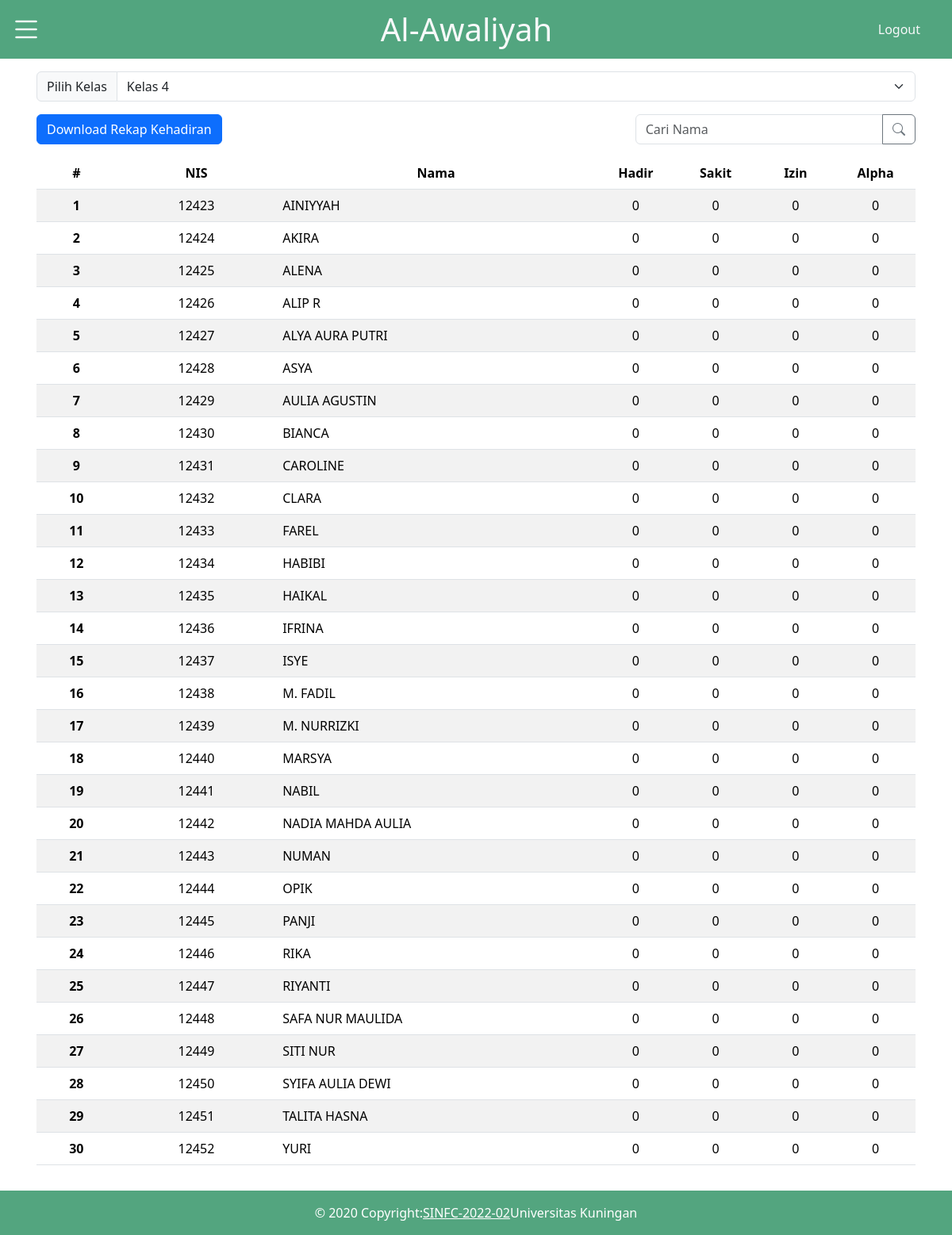
Screenshot of /pages/rekap4.php (signed in) with the database file from the repository.
### tables this page shows
CREATE TABLE `siswa` (
  `nis` varchar(15) NOT NULL,
  `nama` varchar(255) DEFAULT NULL,
  `id_kelas` int DEFAULT NULL
);

### pages/rekap4.php (the view, shortened to what this page needs)
<!DOCTYPE html>
<html lang="en">
<head>
    <link href="https://cdn.jsdelivr.net/npm/bootstrap@5.3.2/dist/css/bootstrap.min.css" rel="stylesheet">
    <link rel="stylesheet" href="https://cdn.jsdelivr.net/npm/bootstrap-icons@1.11.2/font/bootstrap-icons.min.css">
    <link rel="stylesheet" href="../css/style.css">
</head>
<body>
    <nav>
        <div class="topnav bg-success bg-opacity-75">
            <div class="row w-100">
                <div class="col col-2">
                    <div class="burger">
                        <a class="btn btn-link" data-bs-toggle="offcanvas" href="#offcanvas" role="button">
                            <i class="bi bi-list text-white fs-1"></i>
                        </a>
                    </div>
                </div>
                <div class="col d-flex justify-content-center align-items-center">
                    <h1 class="text-light m-2">Al-Awaliyah</h1>
                </div>
                <div class="col col-2 d-flex justify-content-end align-items-center">
                    <a class="link-offset-2 link-offset-3-hover link-underline link-underline-opacity-0 link-underline-opacity-75-hover text-light me-3 " href="../action/logout.php">Logout</a>
                </div>
            </div>
        </div>
    </nav>
    <div class="container p-3">
      <div class="input-group mb-3">
        <label class="input-group-text" for="inputGroupSelect01">Pilih Kelas</label>
        <select class="form-select" id="inputGroupSelect01" name="kelas">
          <option value="4" selected>Kelas 4</option>
        </select>
      </div>
      <div class="row">
        <div class="col">
          <a href="../action/sheet.php?kelas=7">
              <button class="btn btn-primary">Download Rekap Kehadiran</button>
          </a>
        </div>
        <div class="col col-4 ms-auto">
          <div class="input-group mb-3">
            <input id="search" type="text" class="form-control" placeholder="Cari Nama" aria-label="Recipient's username" aria-describedby="button-addon2">
            <button class="btn btn-outline-secondary" type="button" id="button-addon2">
              <i class="bi bi-search"></i>
            </button>
          </div>
        </div>
      </div>
      <table class="table table-striped m-0 align-items-center">
        <thead class="text-center">
        <tr>
            <th class="col-1" scope="col">#</th>
            <th class="col-2" scope="col">NIS</th>
            <th class="col-4" scope="col">Nama</th>
            <th class="col-1" scope="col">Hadir</th>
            <th class="col-1" scope="col">Sakit</th>
            <th class="col-1" scope="col">Izin</th>
            <th class="col-1" scope="col">Alpha</th>
          </tr>
        </thead>
        <tbody id="data-table-body">
            <?php
            include "../action/koneksi.php";
            $no = 1;
            $data = mysqli_query($koneksi, "SELECT siswa.nis, siswa.nama, kelas.nama_kelas,
            SUM(CASE WHEN presensi.status_presensi = 'H' THEN 1 ELSE 0 END) as hadir,
            SUM(CASE WHEN presensi.status_presensi = 'S' THEN 1 ELSE 0 END) as sakit,
            SUM(CASE WHEN presensi.status_presensi = 'I' THEN 1 ELSE 0 END) as izin,
            SUM(CASE WHEN presensi.status_presensi = 'A' THEN 1 ELSE 0 END) as alpha
            FROM siswa
            LEFT JOIN presensi ON siswa.nis = presensi.nis
            LEFT JOIN kelas ON siswa.id_kelas = kelas.id_kelas
            WHERE kelas.id_kelas = '7'
            GROUP BY siswa.nis");
            while($d = mysqli_fetch_array($data)){
                echo "<tr>";
                echo "<th class='text-center' scope='row'>" . $no++ . "</th>";
                echo "<td class='text-center'>" . $d["nis"] . "</td>";
                echo "<td class='text-start'>" . $d["nama"] . "</td>";
                $sakitColor = ($d['sakit'] > 3) ? 'text-danger fw-bold' : '';
                $izinColor = ($d['izin'] > 3) ? 'text-danger fw-bold' : '';
                $alphaColor = ($d['alpha'] > 3) ? 'text-danger fw-bold' : '';
                echo "<td class='text-center'>" . $d["hadir"] . "</td>";
                echo "<td class='text-center $sakitColor'>" . $d["sakit"] . "</td>";
                echo "<td class='text-center $izinColor'>" . $d["izin"] . "</td>";
                echo "<td class='text-center $alphaColor'>" . $d["alpha"] . "</td>";
                echo "</tr>";
            }
            ?>
        </tbody>
      </table>
    </div>
    <footer class="text-lg-start mt-3">
        <div class="d-flex justify-content-center align-items-center text-white p-3" style="background-color: rgb(83,165,127);">
        © 2020 Copyright:
        <a class="text-white" href="https://www.instagram.com/sisteminformasi_02?igsh=MWF0bmJwczFmZDcybg==" target="_BLANK">SINFC-2022-02</a>
        Universitas Kuningan
        </div>
    </footer>
</body>
</html>

### css/style.css (style rules this page uses)
.topnav { background-color: rgb(83,165,127); }

### rows the page displays
siswa: nis "12423", nama "AINIYYAH", hadir "0", sakit "0", izin "0", alpha "0"
siswa: nis "12424", nama "AKIRA", hadir "0", sakit "0", izin "0", alpha "0"
siswa: nis "12425", nama "ALENA", hadir "0", sakit "0", izin "0", alpha "0"
siswa: nis "12426", nama "ALIP R", hadir "0", sakit "0", izin "0", alpha "0"
siswa: nis "12427", nama "ALYA AURA PUTRI", hadir "0", sakit "0", izin "0", alpha "0"
siswa: nis "12428", nama "ASYA", hadir "0", sakit "0", izin "0", alpha "0"
siswa: nis "12429", nama "AULIA AGUSTIN", hadir "0", sakit "0", izin "0", alpha "0"
siswa: nis "12430", nama "BIANCA", hadir "0", sakit "0", izin "0", alpha "0"
siswa: nis "12431", nama "CAROLINE", hadir "0", sakit "0", izin "0", alpha "0"
siswa: nis "12432", nama "CLARA", hadir "0", sakit "0", izin "0", alpha "0"
siswa: nis "12433", nama "FAREL", hadir "0", sakit "0", izin "0", alpha "0"
siswa: nis "12434", nama "HABIBI", hadir "0", sakit "0", izin "0", alpha "0"
siswa: nis "12435", nama "HAIKAL", hadir "0", sakit "0", izin "0", alpha "0"
siswa: nis "12436", nama "IFRINA", hadir "0", sakit "0", izin "0", alpha "0"
siswa: nis "12437", nama "ISYE", hadir "0", sakit "0", izin "0", alpha "0"
siswa: nis "12438", nama "M. FADIL", hadir "0", sakit "0", izin "0", alpha "0"
siswa: nis "12439", nama "M. NURRIZKI", hadir "0", sakit "0", izin "0", alpha "0"
siswa: nis "12440", nama "MARSYA", hadir "0", sakit "0", izin "0", alpha "0"
siswa: nis "12441", nama "NABIL", hadir "0", sakit "0", izin "0", alpha "0"
siswa: nis "12442", nama "NADIA MAHDA AULIA", hadir "0", sakit "0", izin "0", alpha "0"
siswa: nis "12443", nama "NUMAN", hadir "0", sakit "0", izin "0", alpha "0"
siswa: nis "12444", nama "OPIK", hadir "0", sakit "0", izin "0", alpha "0"
siswa: nis "12445", nama "PANJI", hadir "0", sakit "0", izin "0", alpha "0"
siswa: nis "12446", nama "RIKA", hadir "0", sakit "0", izin "0", alpha "0"
siswa: nis "12447", nama "RIYANTI", hadir "0", sakit "0", izin "0", alpha "0"
siswa: nis "12448", nama "SAFA NUR MAULIDA", hadir "0", sakit "0", izin "0", alpha "0"
siswa: nis "12449", nama "SITI NUR", hadir "0", sakit "0", izin "0", alpha "0"
siswa: nis "12450", nama "SYIFA AULIA DEWI", hadir "0", sakit "0", izin "0", alpha "0"
siswa: nis "12451", nama "TALITA HASNA", hadir "0", sakit "0", izin "0", alpha "0"
siswa: nis "12452", nama "YURI", hadir "0", sakit "0", izin "0", alpha "0"
